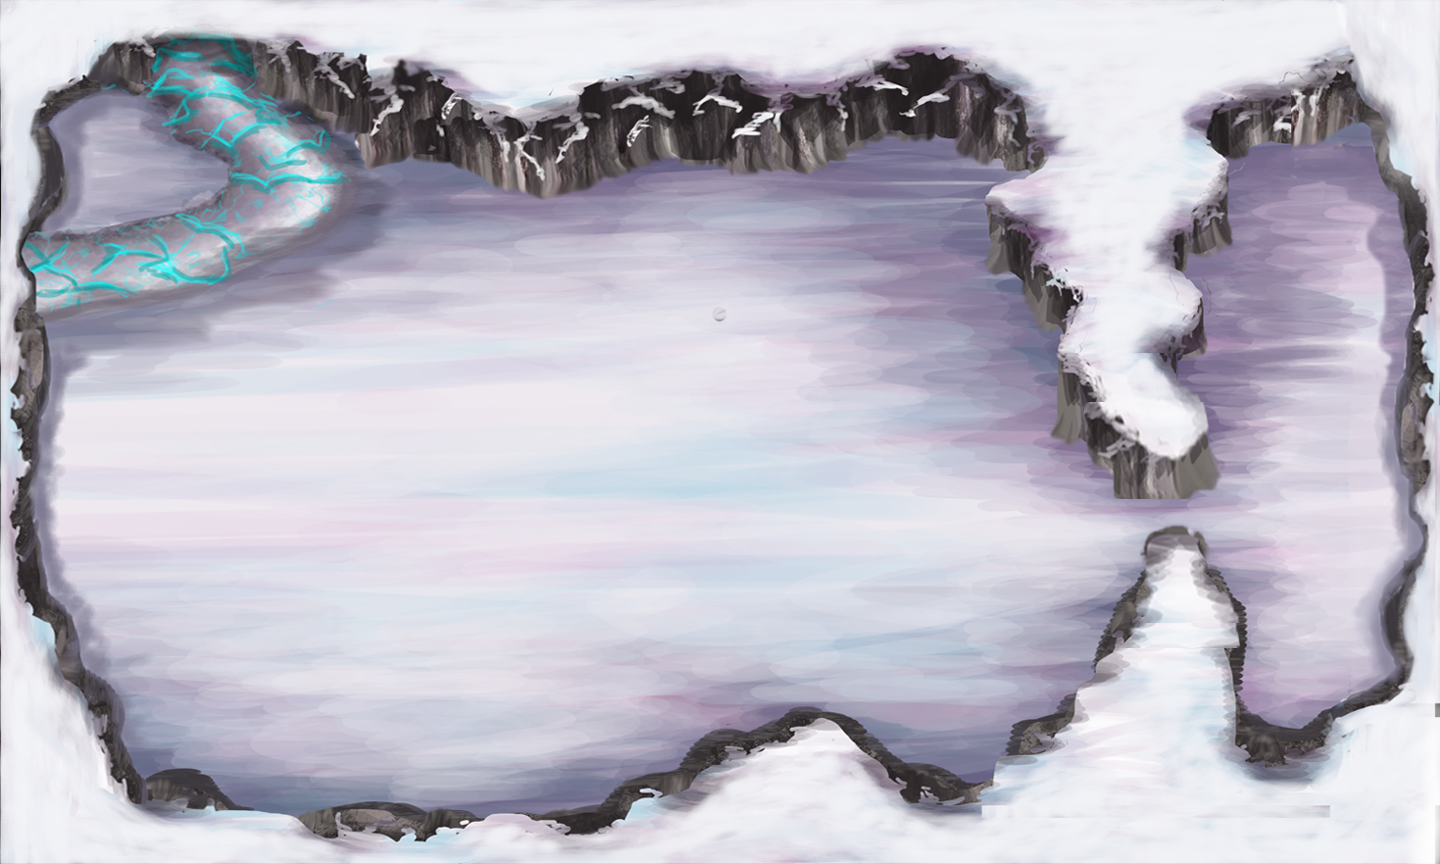

Below is a game level as drawn by its tile map, then a one-line description and the .tmx that defines it (tile-layer data replaced by summaries):
An orthogonal 40x24 tile map with 36x36 px tiles, 4 tile layers (bg, hWalls, vWalls, tiles).

<map version="1.0" orientation="orthogonal" width="40" height="24" tilewidth="36" tileheight="36">
 <properties>
  <property name="itemGoal" value="1" />
  <property name="itemSize" value="0" />
  <property name="moveObj" value="0" />
  <property name="playerLocation" value="!json! {&quot;x&quot;: 20, &quot;y&quot;:12 }" />
  <property name="secondPlayerLocation" value="!json! {&quot;x&quot;: 18, &quot;y&quot;:12 }" />
  <property name="tutorial" value="false" />
 </properties>
 <tileset firstgid="1" name="1-1_v2_small2" tilewidth="1440" tileheight="864">
  <tileoffset x="-720" y="432" />
  <image source="../../../art/background/1/1-1_v2_small2.png" trans="000000" width="1440" height="864" />
 </tileset>
 <layer name="bg" width="40" height="24">
  <data>[960 cells, 1 non-empty, 1 distinct tile ids]</data>
 </layer>
 <layer name="hWalls" width="40" height="24">
  <data>[960 cells, 0 non-empty, 0 distinct tile ids]</data>
 </layer>
 <layer name="vWalls" width="40" height="24">
  <data>[960 cells, 0 non-empty, 0 distinct tile ids]</data>
 </layer>
 <layer name="tiles" width="40" height="24">
  <data>[960 cells, 0 non-empty, 0 distinct tile ids]</data>
 </layer>
</map>
